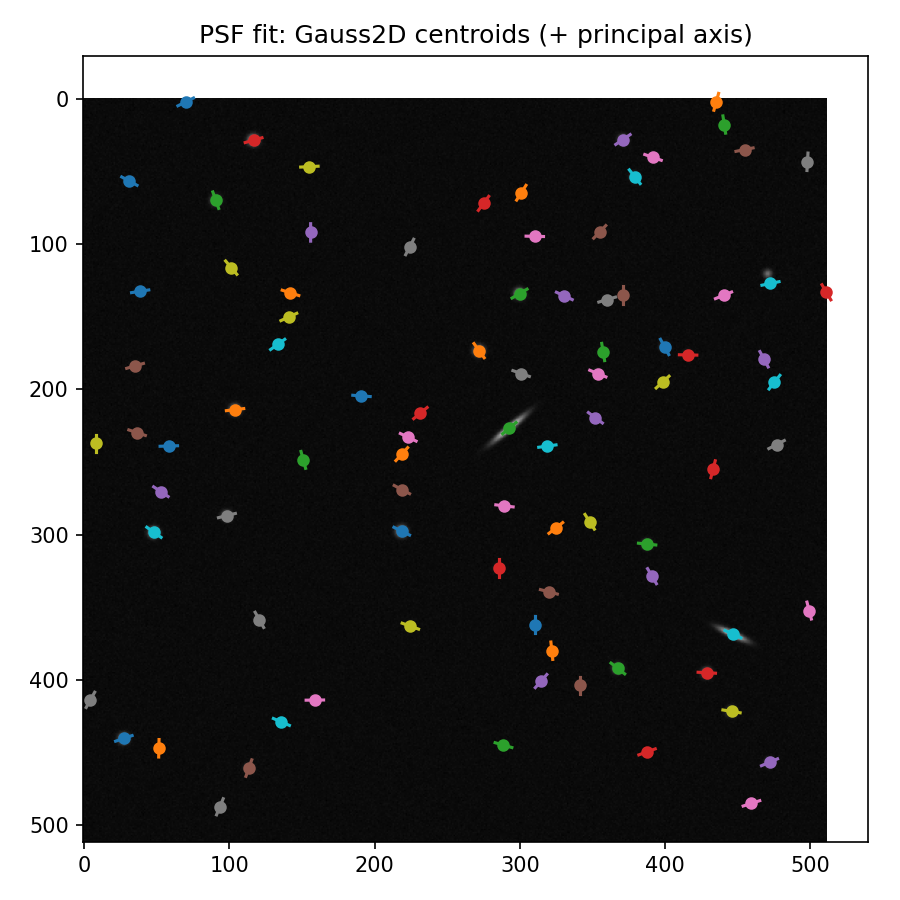
#> input picture psf_fit_detections.png, 900 x 900 px
$ python psf_fitting.py --image ../../psf_fit_detections.png
#> lines starting #> are read from the running program, lines starting #| are printed output that depends on the picture; after the words box and inside, x2 and y2 are one past the last pixel; in counts of white or black regions, pixels touching at a corner belong together
import argparse
import csv
import math
from dataclasses import dataclass
from typing import List, Tuple, Optional

import numpy as np
import cv2
import matplotlib.pyplot as plt
from scipy.optimize import curve_fit

# [30 lines left out: function make_synthetic_starfield, not called in this run]

def preprocess(gray: np.ndarray,
               use_clahe: bool = True,
               blur_ksize: int = 3,
               thresh_mode: str = "adaptive",
               block_size: int = 51,
               C: int = -3) -> Tuple[np.ndarray, np.ndarray]:
    img = gray
    if use_clahe:
        clahe = cv2.createCLAHE(clipLimit=2.0, tileGridSize=(8, 8))
        img = clahe.apply(img)
    if blur_ksize > 1:
        img = cv2.GaussianBlur(img, (blur_ksize, blur_ksize), 0)
    if thresh_mode == "adaptive":
        mask = cv2.adaptiveThreshold(
            img, 255,
            cv2.ADAPTIVE_THRESH_GAUSSIAN_C,
            cv2.THRESH_BINARY,
            blockSize=block_size if block_size % 2 else block_size+1,
            C=C
        )
    else:
        _, mask = cv2.threshold(img, 0, 255, cv2.THRESH_BINARY + cv2.THRESH_OTSU)

    k5 = cv2.getStructuringElement(cv2.MORPH_ELLIPSE, (5,5))
    k3 = cv2.getStructuringElement(cv2.MORPH_ELLIPSE, (3,3))
    mask = cv2.morphologyEx(mask, cv2.MORPH_CLOSE, k5, iterations=1)
    mask = cv2.morphologyEx(mask, cv2.MORPH_OPEN,  k3, iterations=1)
    return img, mask

@dataclass
class Candidate:
    label: int
    bbox: Tuple[int,int,int,int]
    area: int
    centroid: Tuple[float,float]
    m00: float
    roi_gray: np.ndarray
    roi_mask: np.ndarray
    x0: int
    y0: int

def find_candidates(gray: np.ndarray, mask: np.ndarray,
                    min_area: int = 10, min_mass: float = 600.0) -> List[Candidate]:
    n_labels, labels, stats, centroids = cv2.connectedComponentsWithStats(mask, connectivity=8)
    H, W = gray.shape
    out: List[Candidate] = []
    for L in range(1, n_labels):
        x, y, w, h, area = stats[L]
        if area < min_area:
            continue
        x0, y0 = max(0,x), max(0,y)
        x1, y1 = min(W, x+w), min(H, y+h)
        roi_gray = gray[y0:y1, x0:x1]
        roi_mask = (labels[y0:y1, x0:x1] == L).astype(np.uint8)
        m00 = float((roi_gray * roi_mask).sum())
        if m00 < min_mass:
            continue
        cx_g, cy_g = map(float, centroids[L])
        out.append(Candidate(L, (x,y,w,h), int(area), (cx_g, cy_g), m00, roi_gray, roi_mask, x0, y0))
    return out

def gauss2d_rot(coords, A, x0, y0, sx, sy, theta, offset):
    """
    Eliptyczny Gauss 2D z rotacją + offset tła.
    coords = (X, Y) – siatki pikseli (float).
    """
    X, Y = coords
    ct, st = np.cos(theta), np.sin(theta)
    xr =  (X - x0)*ct + (Y - y0)*st
    yr = -(X - x0)*st + (Y - y0)*ct
    G = offset + A*np.exp(-(xr**2/(2*sx**2) + yr**2/(2*sy**2)))
    return G.ravel()

@dataclass
class FitResult:
    label: int
    cx: float
    cy: float
    sx: float
    sy: float
    theta: float
    A: float
    offset: float
    sig_cx: float
    sig_cy: float
    red_chi2: float
    area: int
    m00: float

def ring_median(arr: np.ndarray, ring: int = 1) -> float:
    """Mediana piks. z obwódki ROI (prosty estymator tła)."""
    h, w = arr.shape
    if min(h,w) < 2*ring+1:
        return float(np.median(arr))
    core = arr[ring:-ring, ring:-ring]
    ring_vals = arr.ravel()
    if core.size > 0:
        ring_mask = np.ones_like(arr, dtype=bool)
        ring_mask[ring:-ring, ring:-ring] = False
        ring_vals = arr[ring_mask]
    return float(np.median(ring_vals))

def fit_psf_on_candidate(c: Candidate, roi_half: int = 6) -> Optional[FitResult]:
    """
    Wytnij małe ROI wokół centroidu CC i dopasuj eliptycznego Gaussa.
    Zwraca FitResult lub None jeśli fit się nie powiedzie.
    """
    H, W = c.roi_gray.shape
    cx0 = np.clip(int(round(c.centroid[0] - c.x0)), 0, W-1)
    cy0 = np.clip(int(round(c.centroid[1] - c.y0)), 0, H-1)

    x0 = max(0, cx0 - roi_half)
    y0 = max(0, cy0 - roi_half)
    x1 = min(W, cx0 + roi_half + 1)
    y1 = min(H, cy0 + roi_half + 1)

    I = c.roi_gray[y0:y1, x0:x1].astype(np.float64)
    if I.size < 9:
        return None

    yy, xx = np.mgrid[y0:y1, x0:x1]
    Xloc = (xx - x0).astype(np.float64)
    Yloc = (yy - y0).astype(np.float64)
    # inicjalizacja parametrów
    offset0 = ring_median(I, ring=1)
    A0 = max(5.0, float(I.max() - offset0))
    x00 = float(np.argmax(I) % I.shape[1])
    y00 = float(np.argmax(I) // I.shape[1])
    sx0, sy0 = 1.8, 1.8
    theta0 = 0.0

    p0 = [A0, x00, y00, sx0, sy0, theta0, offset0]
    bounds = (
        [0.0,       0.0,       0.0,  0.5,  0.5, -np.pi/2, 0.0],
        [1e5,  I.shape[1]-1, I.shape[0]-1, 10.0, 10.0,  np.pi/2, 1e4]
    )

    try:
        popt, pcov = curve_fit(
            gauss2d_rot,
            (Xloc, Yloc), I.ravel(),
            p0=p0, bounds=bounds, maxfev=10000
        )
    except Exception:
        return None

    A, x0_loc, y0_loc, sx, sy, theta, offset = popt
    if pcov is None or not np.isfinite(pcov).all():
        sig = [np.nan]*len(popt)
    else:
        sig = np.sqrt(np.clip(np.diag(pcov), 0, np.inf))
    sig_x0, sig_y0 = float(sig[1]), float(sig[2])

    # redukowane chi^2 (ocena jakości dopasowania)
    resid = I.ravel() - gauss2d_rot((Xloc, Yloc), *popt)
    dof = I.size - len(popt)
    red_chi2 = float((resid @ resid) / max(dof, 1))

    # współrzędne globalne
    cx = c.x0 + x0 + x0_loc
    cy = c.y0 + y0 + y0_loc

    return FitResult(
        label=c.label, cx=float(cx), cy=float(cy),
        sx=float(sx), sy=float(sy), theta=float(theta),
        A=float(A), offset=float(offset),
        sig_cx=float(sig_x0), sig_cy=float(sig_y0),
        red_chi2=red_chi2, area=c.area, m00=c.m00
    )

def draw_results(gray: np.ndarray, fits: List[FitResult], out_path: str) -> None:
    fig, ax = plt.subplots(figsize=(6,6))
    ax.imshow(gray, cmap="gray", origin="upper")
    for fr in fits:
        ax.scatter([fr.cx], [fr.cy], s=25)
        L = 6.0
        x0 = fr.cx - L * math.cos(fr.theta)
        y0 = fr.cy - L * math.sin(fr.theta)
        x1 = fr.cx + L * math.cos(fr.theta)
        y1 = fr.cy + L * math.sin(fr.theta)
        ax.plot([x0, x1], [y0, y1])
    ax.set_title("PSF fit: Gauss2D centroids (+ principal axis)")
    plt.tight_layout()
    fig.savefig(out_path, dpi=150)
    plt.close(fig)

def save_csv(fits: List[FitResult], path: str) -> None:
    with open(path, "w", newline="") as f:
        w = csv.writer(f)
        w.writerow(["label","x0","y0","sx","sy","theta_rad","A","offset","sigma_x0","sigma_y0","red_chi2","area","m00"])
        for fr in fits:
            w.writerow([fr.label, fr.cx, fr.cy, fr.sx, fr.sy, fr.theta, fr.A, fr.offset, fr.sig_cx, fr.sig_cy, fr.red_chi2, fr.area, fr.m00])

# =============== 4) Main ===============
def main(image_path: Optional[str],
         use_clahe: bool,
         thresh_mode: str,
         block_size: int,
         C: int,
         blur: int,
         min_area: int,
         min_mass: float,
         roi_half: int):
#> called with image_path = '../../psf_fit_detections.png', use_clahe = True, thresh_mode = 'adaptive', block_size = 51, C = -3, blur = 3, min_area = 10, min_mass = 600
    if image_path:
        gray = cv2.imread(image_path, cv2.IMREAD_GRAYSCALE)
        if gray is None:
            raise SystemExit(f"Nie można wczytać obrazu: {image_path}")
    else:
        gray = make_synthetic_starfield()
        cv2.imwrite("synthetic_starfield.png", gray)
        image_path = "synthetic_starfield.png"

    _, mask = preprocess(gray, use_clahe=use_clahe, blur_ksize=blur,
                         thresh_mode=thresh_mode, block_size=block_size, C=C)
#> in preprocess, `mask = cv2.adaptiveThreshold( img, 255, cv2.ADAPTIVE_THRESH_GAUSSIAN_C..`:
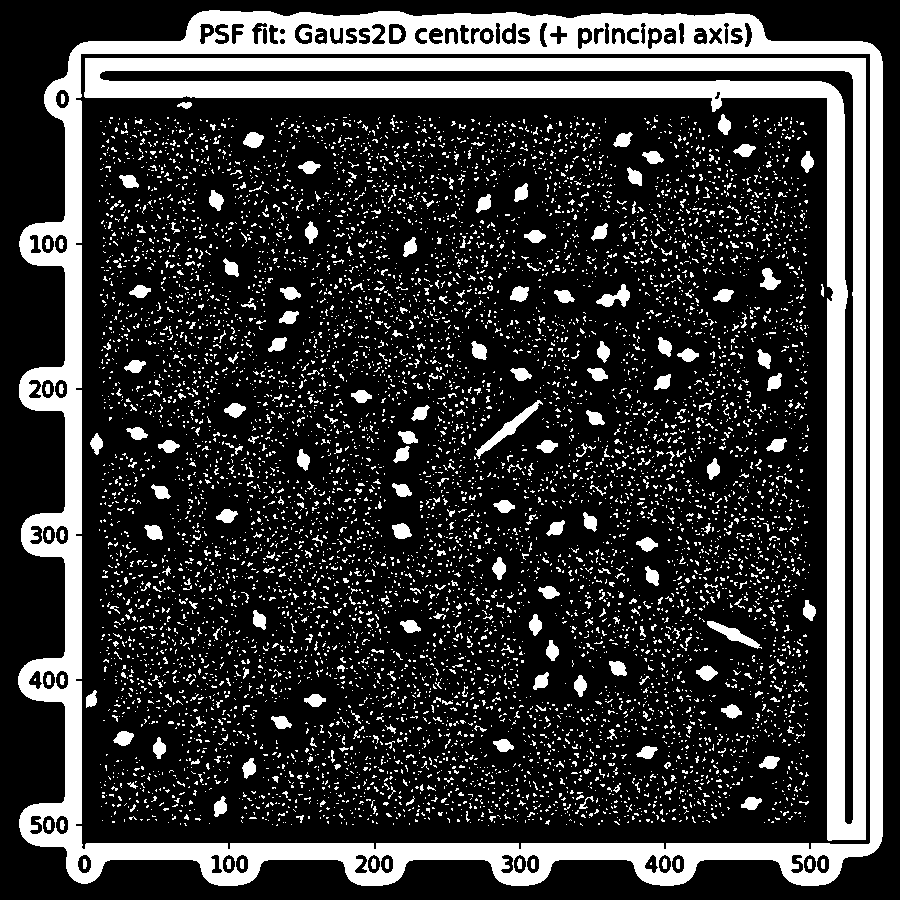
#> mask: shape (900, 900); 21.9% white; 7802 white regions (7409 under 20 px), largest, box (x1, y1, x2, y2) and area: (18, 10, 883, 886) 70598, (84, 58, 866, 841) 46677, (475, 400, 543, 459) 666
#> in preprocess, `mask = cv2.morphologyEx(mask, cv2.MORPH_OPEN,  k3, iterations=1)`:
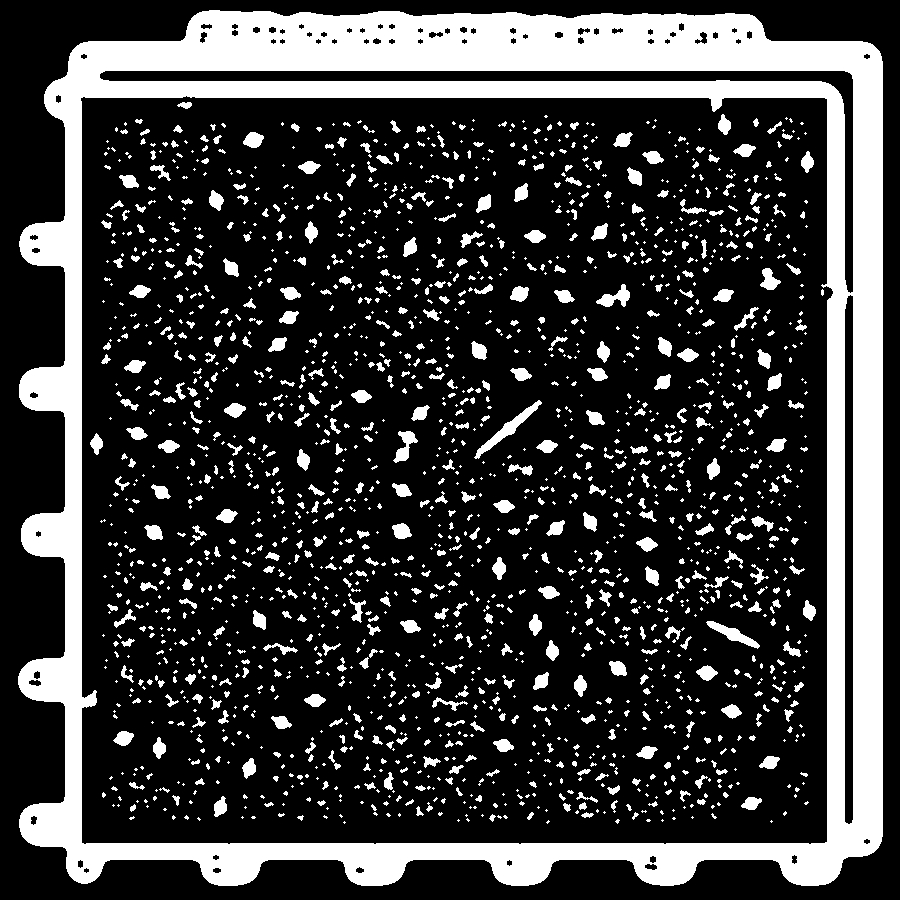
#> mask: shape (900, 900); 23% white; 1946 white regions (1218 under 20 px), largest, box (x1, y1, x2, y2) and area: (18, 10, 883, 886) 132524, (474, 400, 542, 459) 677, (706, 621, 760, 649) 463
    cands = find_candidates(gray, mask, min_area=min_area, min_mass=min_mass)
#> in find_candidates, `n_labels, labels, stats, centroids = cv2.connectedComponentsWithStats(..`:
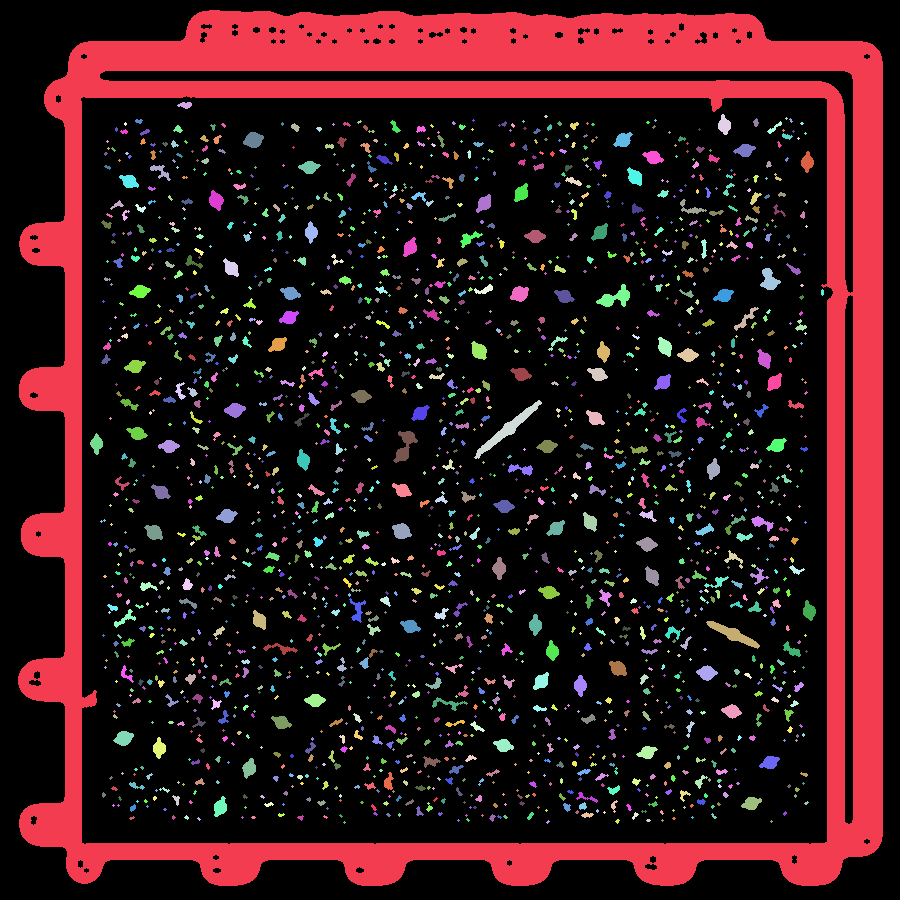
#> labels: shape (900, 900) int32; 1947 distinct labels, from 0 to 1946; one colour per label, 0 black
#> in find_candidates, `n_labels, labels, stats, centroids = cv2.connectedComponentsWithStats(..`: n_labels = 1947; stats = 1947 rows, first 6: [0, 0, 900, 900, 624023], [18, 10, 865, 876, 132524], [177, 102, 15, 7, 70], [544, 115, 4, 3, 8], [718, 114, 13, 21, 175], [785, 117, 3, 3, 5]; centroids = 1947 pairs, first value 96.26 to 822, second value 104.7 to 822
#> the loop in find_candidates, `for L in range(1, n_labels):` made 1946 passes
#> (x, y, w, h, area, x0, y0, x1) on passes 6, 9, 14: (135, 119, 8, 5, 27, 135, 119, 143), (753, 118, 6, 9, 34, 753, 118, 759), (498, 121, 9, 6, 24, 498, 121, 507)
#> pass 1, in find_candidates, `roi_gray = gray[y0:y1, x0:x1]`:
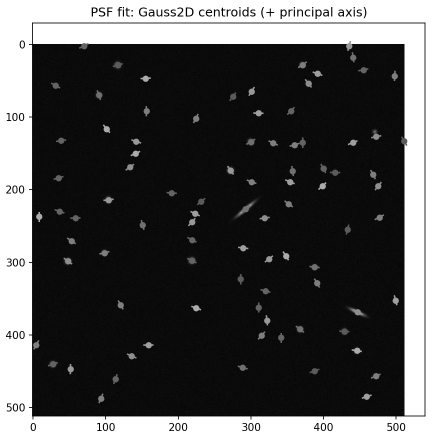
#> roi_gray: shape (876, 865) (shown at 1/2 size); min 0, max 255, mean 75.2
#> pass 1, in find_candidates, `roi_mask = (labels[y0:y1, x0:x1] == L).astype(np.uint8)`:
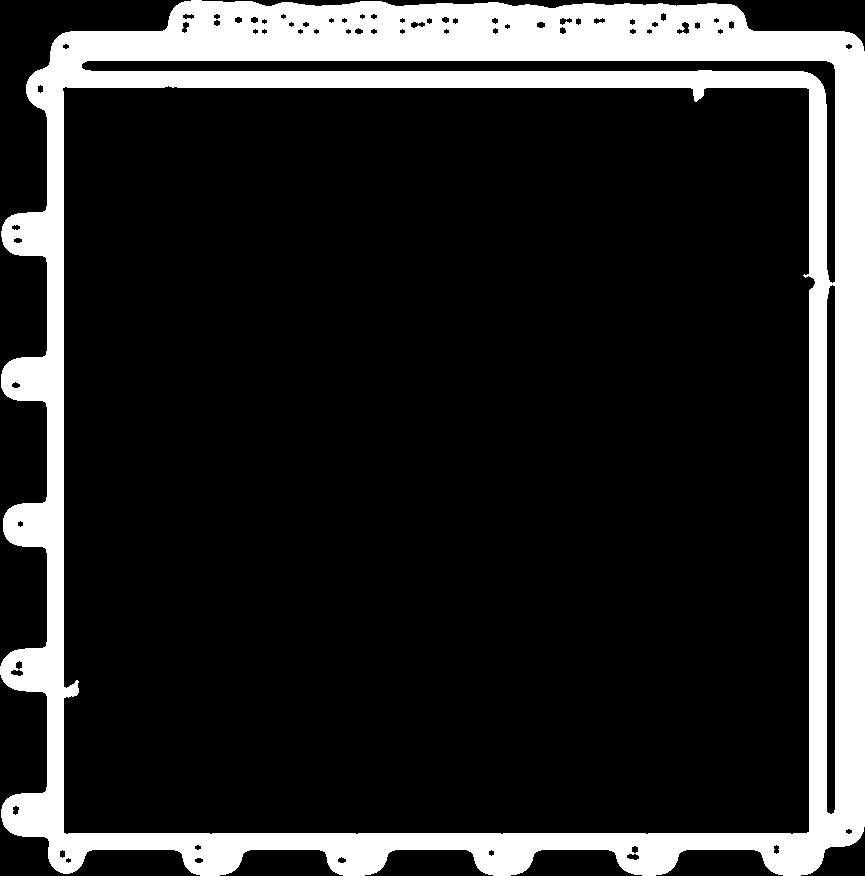
#> roi_mask: shape (876, 865); values 0 (black) and 1 (white), 17.5% white; 1 white region, box (x1, y1, x2, y2) and area: (0, 0, 865, 876) 132524
#> after the loop in find_candidates, `for L in range(1, n_labels):`: out = 223 items
#> cands = 223 items

    fits: List[FitResult] = []
    for c in cands:
        fr = fit_psf_on_candidate(c, roi_half=roi_half)
        if fr is not None:
            fits.append(fr)
#> this loop made 223 passes
#> (H in fit_psf_on_candidate, W in fit_psf_on_candidate, cx0 in fit_psf_on_candidate, cy0 in fit_psf_on_candidate, x0 in fit_psf_on_candidate, y0 in fit_psf_on_candidate, x1 in fit_psf_on_candidate, y1 in fit_psf_on_candidate) on pass 1: (876, 865, 488, 359, 482, 353, 495, 366)

    draw_results(gray, fits, "psf_fit_detections.png")
#> in draw_results, `fig.savefig(out_path, dpi=150)`:
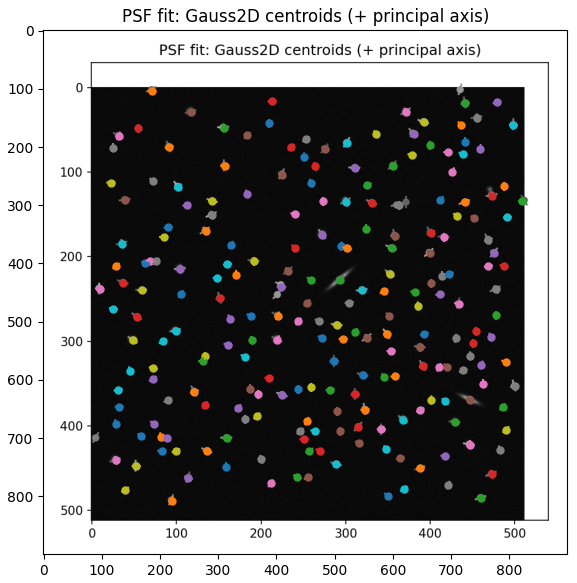
#> figure drawn by matplotlib, 1 panel
    save_csv(fits, "psf_fit_results.csv")

    print(f"Input image: {image_path}")
    print(f"Candidates after CC: {len(cands)} | Successful PSF fits: {len(fits)}")
#| Candidates after CC: 223 | Successful PSF fits: 223
    if fits:
        avg_sig = np.nanmean([0.5*(f.sig_cx+f.sig_cy) for f in fits])
        print(f"~Average centroid 1σ (px): {avg_sig:.3f}")
#| ~Average centroid 1σ (px): 3.699
    print("Saved: psf_fit_detections.png, psf_fit_results.csv")

if __name__ == "__main__":
    ap = argparse.ArgumentParser(description="Star tracker — PSF (2D Gaussian) fitting pipeline")
    ap.add_argument("--image", type=str, default=None, help="Ścieżka do obrazu. Brak → syntetyczny kadr.")
    ap.add_argument("--no-clahe", action="store_true")
    ap.add_argument("--thresh", type=str, default="adaptive", choices=["adaptive","otsu"])
    ap.add_argument("--block-size", type=int, default=51)
    ap.add_argument("--C", type=int, default=-3)
    ap.add_argument("--blur", type=int, default=3)
    ap.add_argument("--min-area", type=int, default=10)
    ap.add_argument("--min-mass", type=float, default=600.0)
    ap.add_argument("--roi-half", type=int, default=6, help="Połowa rozmiaru ROI (okno ma wymiar 2*h+1).")
    args = ap.parse_args()

    if args.block_size % 2 == 0:
        args.block_size += 1
    if args.blur % 2 == 0:
        args.blur += 1

    main(args.image, use_clahe=not args.no_clahe, thresh_mode=args.thresh,
         block_size=args.block_size, C=args.C, blur=args.blur,
         min_area=args.min_area, min_mass=args.min_mass, roi_half=args.roi_half)
